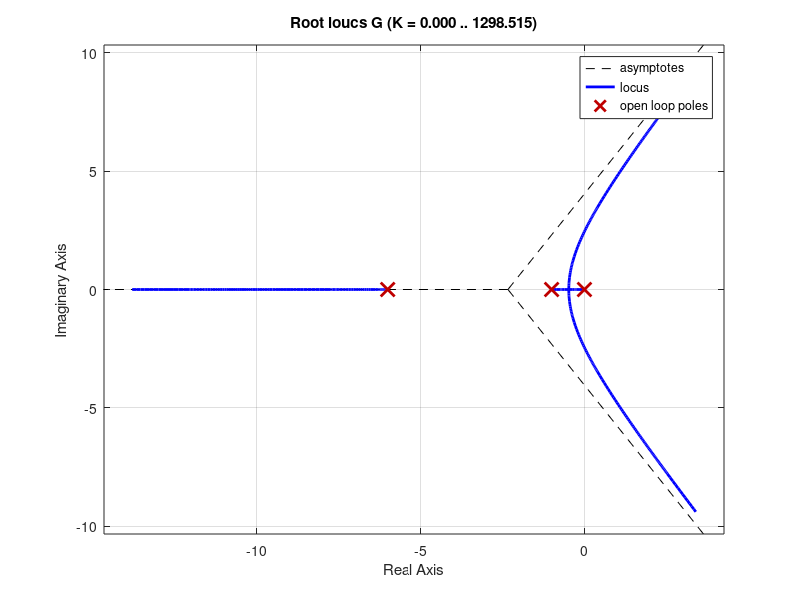

Write MATLAB code to recreate this figure. (Note: this script raises an error after producing the figure.)
% ejemplo compensador en atraso
num = 1.06
den = conv(conv([1,1],[1,6]),[1,0])
G = tf(num,den)
figure(1)
rlocus(G)

% polos de lazo cerrado del sistema
T = feedback(G,1)
denT = T.Denominator{1}
polos_T = roots(denT)

figure(2)
step(T)

figure(3)
t = 0:0.1:30;
y = lsim(T,t,t);
plot(t,t,t,y)

% Compensador en atraso
% se requiere Kv = 5
Beta = 27 % cumple.

% Gc = (s + 1/T)/(s+1/BetaT)
sz = 0.12;
sp = sz/Beta;
Gc = tf([1,sz],[1,sp])

figure(1)
hold on
figure(4)
rlocus(G*Gc)




Tnueva = feedback(G*Gc,1)
denTnueva = Tnueva.Denominator{1};
roots(denTnueva)

figure(2)
hold on
step(Tnueva)
hold off

figure(3)
y2 = lsim(Tnueva,t,t);
hold on
plot(t,y2)
hold off

syms s
gc=(s+sz)/(s+sp);


Kc = 1.06
Tnueva2=feedback(Kc*G*Gc,1);
denTnueva2 = Tnueva2.Denominator{1}
polosnuevos2 = roots(denTnueva2)
numTnueva2 = Tnueva2.Numerator{1};
zerosnueva2=roots(numTnueva2)

figure(2)
hold on
step(Tnueva2)
hold off
